Frame 1 (no input): blank canvas, image omitted
Frame 60 (the mouse pressed at the canvas centre just before this capture): blank canvas, image omitted
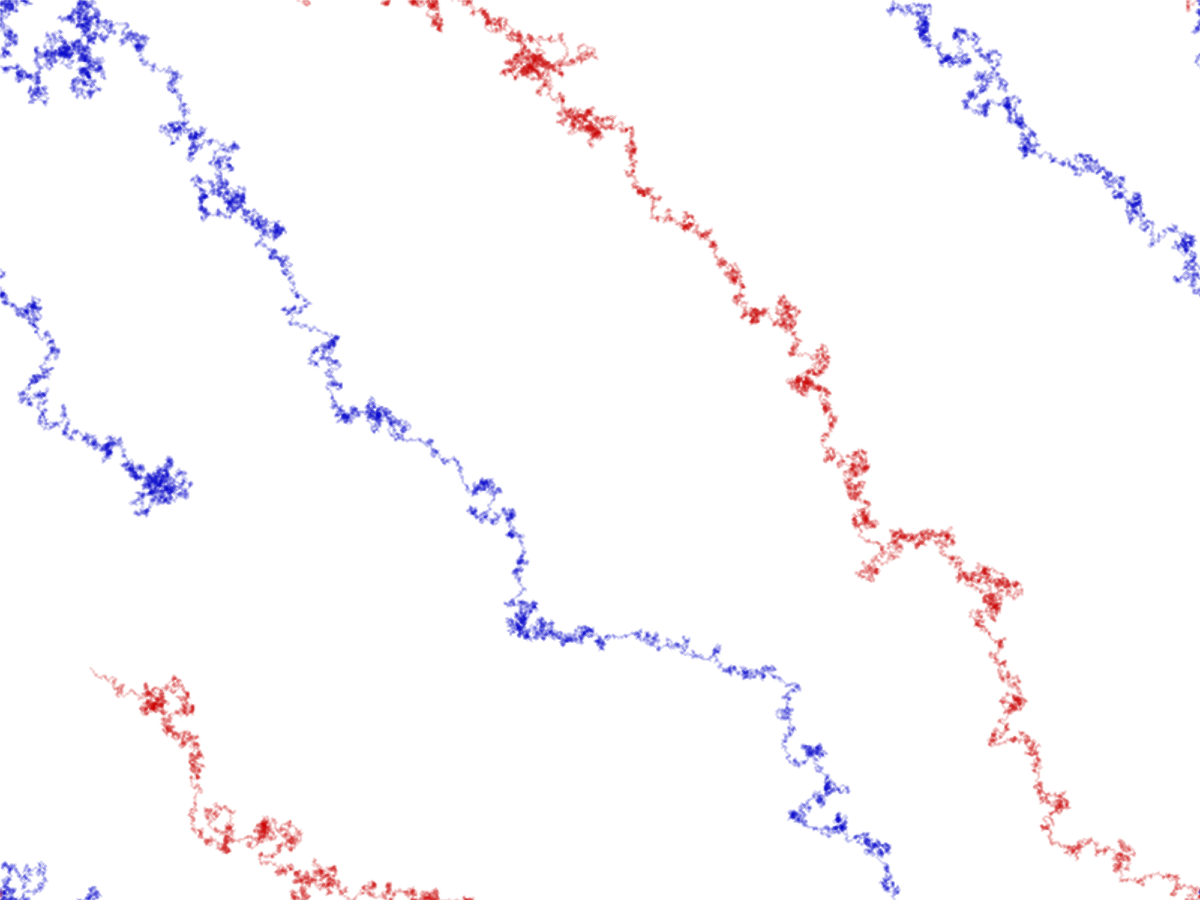
Frame 120 (the mouse held since frame 60 and released just before this capture)

The Processing sketch whose frames 1 and 60 were blank and that drew this single picture after the mouse press (run headless with seeded random() and noise(); from frame 60 on, the mouse is pressed at the canvas centre):

// Processing sketch: sketch_01_3
// ── sketch_01_3.pde
int NORTHEAST = 1;
int EAST = 2;
int SOUTHEAST = 3;
int SOUTH = 4;
int SOUTHWEST = 5;
int WEST = 6;
int NORTHWEST = 7;
int NORTH = 8;

int stepSize = 2;
int diameter = 2;

int posX1;
int posY1;
int posX2;
int posY2;

void setup() {
  fullScreen();
  noStroke();
  fill(0, 40);
  background(255);
  
  posX1 = 0;
  posY1 = 0;
  posX2 = width;
  posY2 = height;
  
}

void draw() {
 
  ellipseMode(RADIUS);
  noStroke();
 
  for (float i = 0; i <= mouseX/2; i++) {
    int direction1;
    float q = random(0,1) ;
    if(q<0.05){
    direction1 = int(random(2, 5));
  }else{direction1 = int(random(1, 9));
  }

    if (direction1 == NORTH) {
      posY1 -= stepSize;
    } else if (direction1 == NORTHEAST) {
      posX1 += stepSize;
      posY1 -= stepSize;
    } else if (direction1 == EAST) {
      posX1 += stepSize;
    } else if (direction1 == SOUTHEAST) {
      posX1 += stepSize;
      posY1 += stepSize;
    } else if (direction1 == SOUTH) {
      posY1 += stepSize;
    } else if (direction1 == SOUTHWEST) {
      posX1 -= stepSize;
      posY1 += stepSize;
    } else if (direction1 == WEST) {
      posX1 -= stepSize;
    } else if (direction1 == NORTHWEST) {
      posX1 -= stepSize;
      posY1 -= stepSize;
    }

    if (posX1 > width) posX1 = 0;
    if (posX1 < 0) posX1 = width;
    if (posY1 < 0) posY1 = height;
    if (posY1 > height) posY1 = 0;
    
    fill(0,0,200,30);
    ellipse(posX1 + stepSize / 2, posY1 + stepSize / 2, diameter, diameter);
  }
  
  
for (float j = 0; j <= mouseY/2; j++) {
    int direction2;
    float q = random(0,1) ;
    if(q<0.05){
    direction2 = int(random(6, 9));
  }else{direction2 = int(random(1, 9));
  }

    if (direction2 == NORTH) {
      posY2 -= stepSize;
    } else if (direction2 == NORTHEAST) {
      posX2 += stepSize;
      posY2 -= stepSize;
    } else if (direction2 == EAST) {
      posX2 += stepSize;
    } else if (direction2 == SOUTHEAST) {
      posX2 += stepSize;
      posY2 += stepSize;
    } else if (direction2 == SOUTH) {
      posY2 += stepSize;
    } else if (direction2 == SOUTHWEST) {
      posX2 -= stepSize;
      posY2 += stepSize;
    } else if (direction2 == WEST) {
      posX2 -= stepSize;
    } else if (direction2 == NORTHWEST) {
      posX2 -= stepSize;
      posY2 -= stepSize;
    }

    if (posX2 > width) posX2 = 0;
    if (posX2 < 0) posX2 = width;
    if (posY2 < 0) posY2 = height;
    if (posY2 > height) posY2 = 0;

    fill(200,0,0,30);
    ellipse(posX2 + stepSize / 2, posY2 + stepSize / 2, diameter, diameter);
  }
   
}

void keyPressed() {
  if (key == 's' || key == 'S') save("myCanvas1.3.png");
   if (key == DELETE||key == BACKSPACE) {
      background(255);
  }

}
